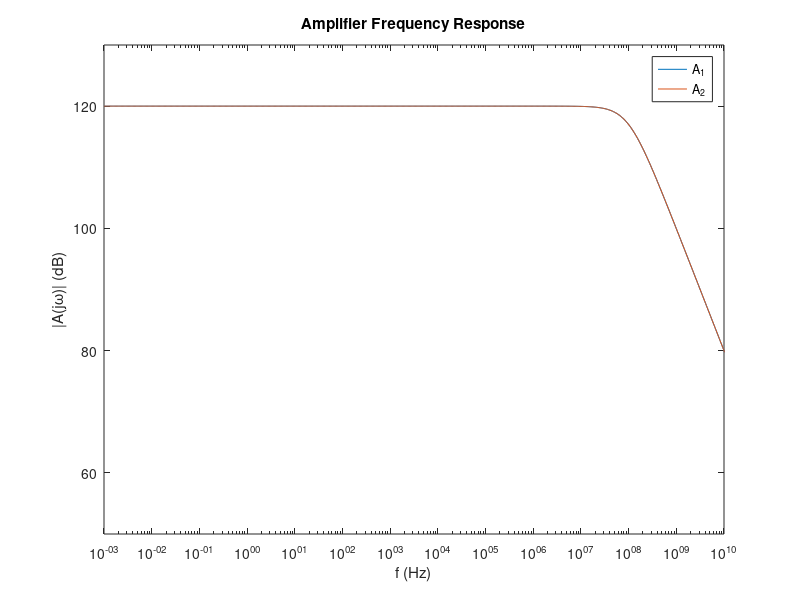
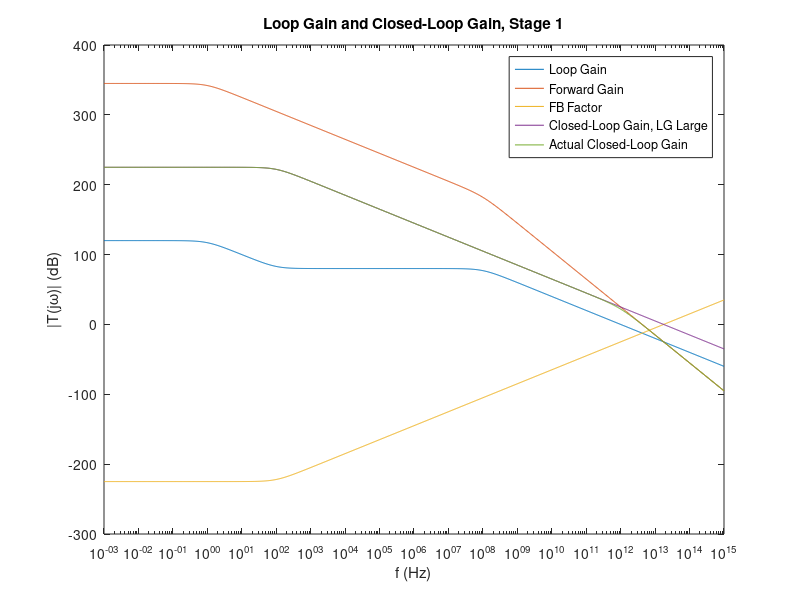
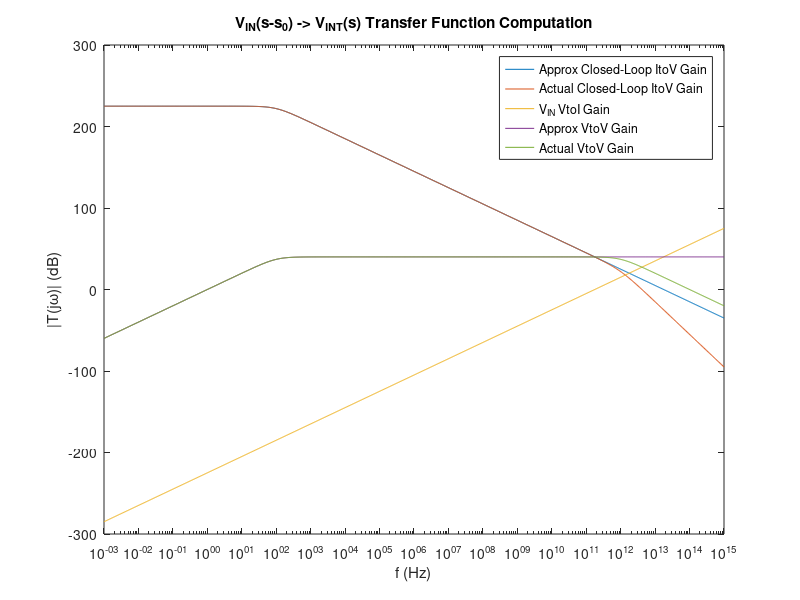

Source code (MATLAB) for these figures, in order:
% polymorph AFE chopping calculations
% CRT
% 01/14/2020

%% wang paper - current-mode capacitively coupled chopping amp

% specifications
gain_stage1 = 100;
gain_stage2 = 1;
omega_hp1 = 2 * pi * 100;
omega_hp2 = 2 * pi * 0.1;
omega_lp_amp1 = 2 * pi * 100e6;
omega_lp_amp2 = 2 * pi * 100e6;

% component values
C_a = 9e-15;
C_in = C_a * gain_stage1;
C_b = 100e-15;
C_x = C_b * gain_stage2;
R_a = 1 / (omega_hp1 * C_a);
R_b = 1 / (omega_hp2 * C_b);
A_O_1 = 1e6;
A_O_2 = 1e6;
omega_0 = 2 * pi * 0;

% node frequencies
G_a = 1 / R_a;
omega_in1 = G_a/C_in - 1i * omega_0;
G_b = 1 / R_b;
omega_in2 = G_b/C_x + 1i * omega_0;

% frequency input
f = logspace(-3,15, 1000)';
omega = f * 2 * pi;
jomega = omega * 1i;

% amplifier transfer functions
A_1_s = A_O_1 ./ (1 + jomega./omega_lp_amp1);
A_1_s_dB = 20 * log10(abs(A_1_s));
A_2_s = A_O_2 ./ (1 + jomega./omega_lp_amp2);
A_2_s_dB = 20 * log10(abs(A_2_s));

close all
figure
semilogx(f, A_1_s_dB);
hold on
semilogx(f, A_2_s_dB);
xlabel('f (Hz)');
ylabel('|A(j\omega)| (dB)');
legend('A_1', 'A_2');
title('Amplifier Frequency Response');
axis([1e-3 1e10 50 130]);

% loop gain for first stage
LG_1_s = A_1_s .* C_a ./ C_in .* (jomega + omega_hp1) ./ (jomega + omega_in1);
LG_1_s_dB = 20 * log10(abs(LG_1_s));
% forward gain for first stage
G_1_s = A_1_s ./ C_in ./ (jomega + omega_in1);
G_1_s_dB = 20 * log10(abs(G_1_s));
% feedback factor for first stage
FB_1_s = C_a .* (jomega + omega_hp1);
FB_1_s_dB = 20 * log10(abs(FB_1_s));
% inverse feedback factor - ideal closed-loop gain if large loop gain
H_CL_1_s = 1 ./ FB_1_s;
H_CL_1_s_dB = 20 * log10(abs(H_CL_1_s));
% actual closed-loop gain
A_CL_1_s = G_1_s ./ (1 - G_1_s .* FB_1_s);
A_CL_1_s_dB = 20 * log10(abs(A_CL_1_s));

% note
% LG is unitless
% forward gain, inverse fb, and actual CL gain are current to voltage
% feedback factor is voltage to current

figure
semilogx(f, LG_1_s_dB);
hold on
semilogx(f, G_1_s_dB);
semilogx(f, FB_1_s_dB);
semilogx(f, H_CL_1_s_dB);
semilogx(f, A_CL_1_s_dB);
xlabel('f (Hz)');
ylabel('|T(j\omega)| (dB)');
legend('Loop Gain', 'Forward Gain', 'FB Factor',...
    'Closed-Loop Gain, LG Large', 'Actual Closed-Loop Gain');
title('Loop Gain and Closed-Loop Gain, Stage 1');

% transfer function from various voltage sources to V_int
% computed using ideal closed-loop gain and actual closed-loop gain
% for each, VI_signal_stage_s is the voltage-to-current conversion
% for that signal. approx_TF_signal_stage_s is the approx overall TF
% for that signal and stage, assuming large loop gain, and
% actual_TF_signal_stage_s is the actual overall TF for that signal, stage

% VIN(s-s_0) - should be correct (i.e. 40dB) around 3.84MHz
VI_VIN_1_s = C_in .* (jomega - 1i*omega_0);
VI_VIN_1_s_dB = 20 * log10(abs(VI_VIN_1_s));
approx_TF_VIN_1_s = VI_VIN_1_s .* H_CL_1_s;
approx_TF_VIN_1_s_dB = 20 * log10(abs(approx_TF_VIN_1_s));
actual_TF_VIN_1_s = VI_VIN_1_s .* A_CL_1_s;
actual_TF_VIN_1_s_dB = 20 * log10(abs(actual_TF_VIN_1_s));

figure
semilogx(f, H_CL_1_s_dB);
hold on
semilogx(f, A_CL_1_s_dB);
semilogx(f, VI_VIN_1_s_dB);
semilogx(f, approx_TF_VIN_1_s_dB);
semilogx(f, actual_TF_VIN_1_s_dB);
xlabel('f (Hz)');
ylabel('|T(j\omega)| (dB)');
title('V_{IN}(s-s_0) -> V_{INT}(s) Transfer Function Computation');
legend('Approx Closed-Loop ItoV Gain', 'Actual Closed-Loop ItoV Gain',...
    'V_{IN} VtoI Gain', 'Approx VtoV Gain', 'Actual VtoV Gain');